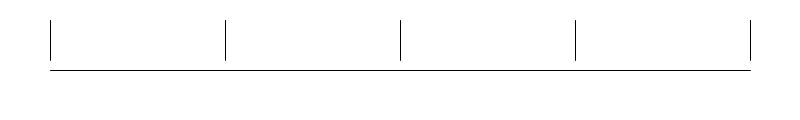
Frame 1 (no input)
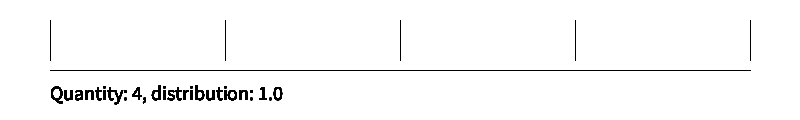
Frame 60 (the mouse pressed at the canvas centre just before this capture)
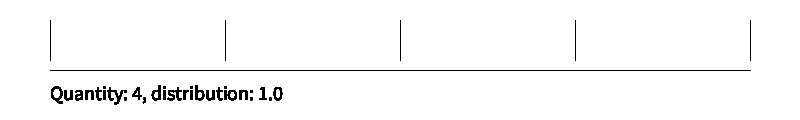
Frame 120 (the mouse held since frame 60 and released just before this capture)

The Processing sketch that drew these frames (run headless with seeded random() and noise(); from frame 60 on, the mouse is pressed at the canvas centre):

// Processing sketch: visual_clock_multiplier
// ── visual_clock_multiplier.pde

int start = 50;
int end = 750;
int cycle;

int quantity = 4;
float distribution = 1;

void setup() {
  
  size(800, 120);
  background(255);
  
}

void draw () {
  strokeWeight( 1 );
  line(start, 70, end, 70);
  stroke(0);
  
  cycle = end - start; 
  
  int[] slices = new int[quantity];
  
  // Cut slices.
  for(int i = 0; i < quantity; i++ ) {
    
    if (i==0) {
      
      slices[i] = int( distribution * ( cycle / quantity ) );
      
    } else {
      
      slices[i] = int( distribution * ( ( cycle - slices[i-1] ) / ( quantity - i ) ) + slices[i-1] );
      
    }
      
  }
  
  // Plot start and end line 
  line( start, 20, start, 60 );
  line( end, 20, end, 60 );
  
  // Plot slices.
  for(int i = 0; i < ( quantity - 1 ); i++ ) {
    
    int x = start + slices[i];
    line( x, 20, x, 60 );
    
  }
  
  // Add the labels
  String s = "Quantity: "+quantity+", distribution: "+distribution;
  textSize(20);
  text(s, start, 100); 
  fill(0);
  
  
  
}
